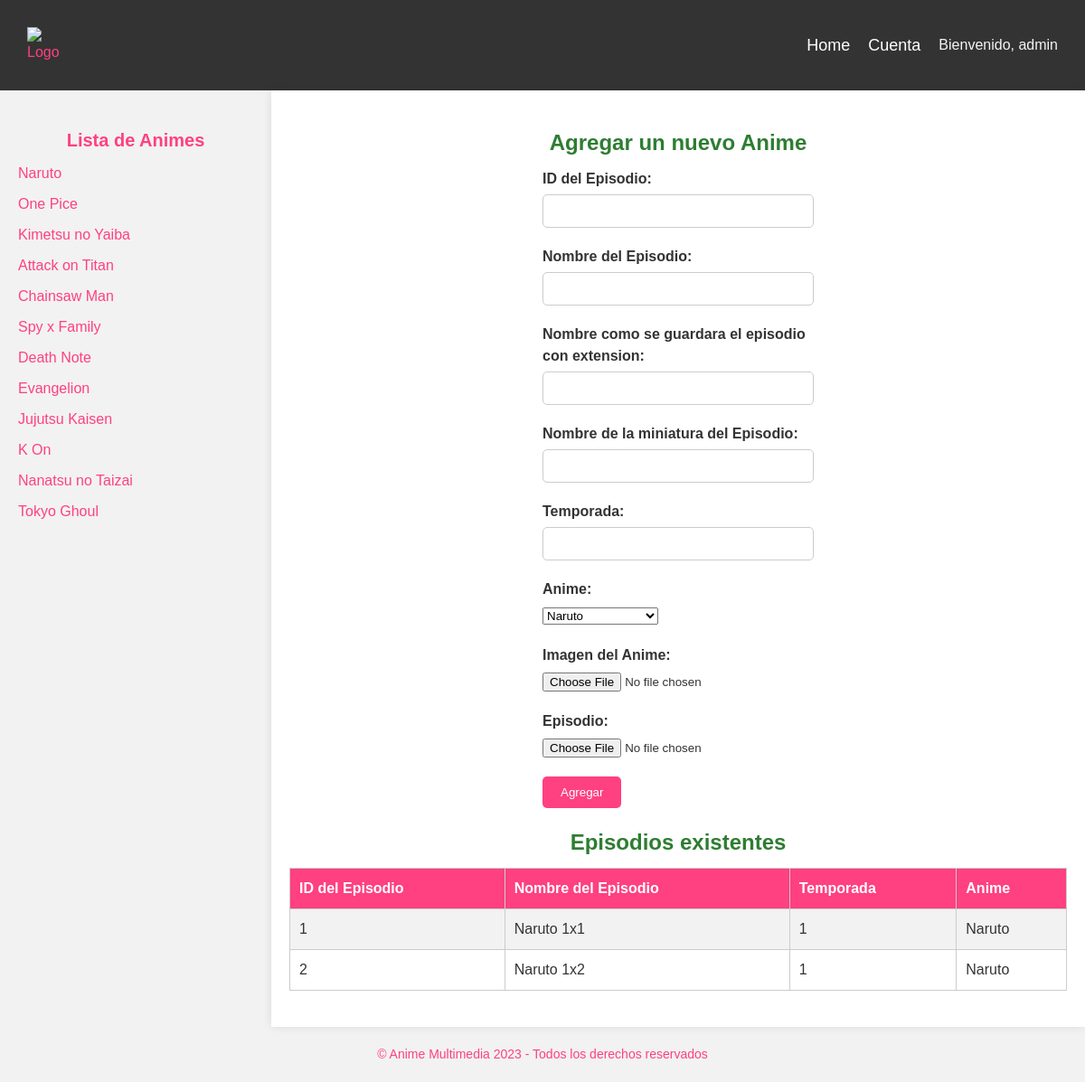
Page /agregar_episodio/ (signed in) on the committed database.
### webapp/models.py (models this page shows, shortened)
class Usuario(AbstractUser):
    foto = models.ImageField(upload_to='fotos/', null=True, blank=True)
    episodio = models.ForeignKey(Episodios, on_delete=models.CASCADE, null=True, blank=True)
    is_superuser = models.BooleanField(default=False)

class Animes(models.Model):
    id_anime = models.AutoField(primary_key=True)
    nombre_anime = models.CharField(max_length=100)
    descripcion_anime = models.CharField(max_length=500, default='no.jpg')
    imagen_anime = models.CharField(max_length=50, default='no.jpg')
    portada_anime = models.CharField(max_length=50, default='no.jpg')

class Episodios(models.Model):
    id_episodio = models.AutoField(primary_key=True)
    nombre_episodio = models.CharField(max_length=100)
    temporada = models.IntegerField(default=0)
    ruta_imagen_episodio = models.CharField(max_length=50, default='no.jpg')
    ruta_episodio = models.CharField(max_length=50, default='no.jpg')
    episodio_anime = models.ForeignKey(Animes, on_delete=models.CASCADE, null=True, blank=True)

### webapp/views.py (the view, shortened to what this page needs)
# urls.py: path('agregar_episodio/', views.agregar_episodio, name= 'agregar_episodio')
@user_passes_test(lambda u: u.is_superuser)  # Verificar si el usuario es un administrador
@login_required  # Requiere que el usuario esté autenticado
def agregar_episodio(request):
    animes = Animes.objects.all()
    episodios = Episodios.objects.all()  # Valor predeterminado para la variable episodios
    return render(request, 'webapp/agregar_episodios.html', {'animes': animes, 'episodios': episodios})

### webapp/context_processors.py (called while the page is built)
def animes(request):
    return {'animes': Animes.objects.all()}

### webapp/templates/webapp/agregar_episodios.html (shortened to what this page needs)
{% extends 'webapp/base.html' %}
{% load static %}
{% block head %}
<link rel="stylesheet" href="{% static 'css/formularios.css' %}">
{% endblock %}
{% block content %}
<section class="agregar-anime">
    <h2>Agregar un nuevo Anime</h2>
    <form method="post" action="{% url 'agregar_episodio' %}" enctype="multipart/form-data">
        <div class="form-group">
            <label for="id_episodio">ID del Episodio:</label>
            <input type="number" name="id_episodio" id="id_episodio" required>
        </div>
        <div class="form-group">
            <label for="nombre_episodio">Nombre del Episodio:</label>
            <input type="text" name="nombre_episodio" id="nombre_episodio" required>
        </div>
        <div class="form-group">
            <label for="nombre_episodio">Nombre como se guardara el episodio con extension:</label>
            <input type="text" name="extension" id="extension" required>
        </div>
        <div class="form-group">
            <label for="nombre_miniatura">Nombre de la miniatura del Episodio:</label>
            <input type="text" name="nombre_miniatura" id="nombre_miniatura" required>
        </div>
        <div class="form-group">
            <label for="temporada">Temporada:</label>
            <input type="number" name="temporada" id="temporada" required>
        </div>
        <div class="form-group">
            <label for="anime">Anime:</label>
            <select name="anime" id="anime" required>
                {% for anime in animes %}
                    <option value="{{ anime.id_anime }}">{{ anime.nombre_anime }}</option>
                {% endfor %}
            </select>
        </div>
        <div class="form-group">
            <label for="imagen_anime">Imagen del Anime:</label>
            <input type="file" name="imagen_anime" id="imagen_anime" required>
        </div>
        <div class="form-group">
            <label for="imagen_episodio">Episodio:</label>
            <input type="file" name="episodio" id="episodio" required>
        </div>
        <button type="submit">Agregar</button>
    </form>
    <h2>Episodios existentes</h2>
    <table>
        <tr>
            <th>ID del Episodio</th>
            <th>Nombre del Episodio</th>
            <th>Temporada</th>
            <th>Anime</th>
        </tr>
        {% for episodio in episodios %}
        <tr>
            <td>{{ episodio.id_episodio }}</td>
            <td>{{ episodio.nombre_episodio }}</td>
            <td>{{ episodio.temporada }}</td>
            <td>{{ episodio.episodio_anime.nombre_anime }}</td>
        </tr>
        {% endfor %}
    </table>
</section>
{% endblock %}

### webapp/templates/webapp/base.html (shortened to what this page needs)
{% load static %}
<!DOCTYPE html>
<html lang="es">
<head>
    <link rel="stylesheet" href="{% static 'css/styles.css' %}">
    {% block head %}
    {% endblock %}
</head>
<body>
<header>
    <nav class="navbar">
        <div class="navbar-container">
            <div class="logo">
                <a href="/"><img src="{% static 'images/Logo.png' %}" alt="Logo"></a>
            </div>
            <ul class="navbar-links" id="navbar-links">
                <li><a href="/" class="nav-link">Home</a></li>
                <li><a href="/cuenta" class="nav-link">Cuenta</a></li>
            </ul>
            <div class="login">
                {% if user.is_authenticated %}
                <p class="nombre_usuario">Bienvenido, {{ user.username }}</p>
                {% else %}
                <a href="/login">Iniciar sesión</a>
                <a href="/register">Registrarse</a>
                {% endif %}
            </div>
        </div>
    </nav>
</header>
<main>
    <div class="container">
        <aside class="sidebar" id="sidebar">
            <h2>Lista de Animes</h2>
            <ul class="sidebar-list">
                {% for anime in animes %}
                <li><a href="{% url 'anime_detail' nombre_anime=anime.nombre_anime %}">{{ anime.nombre_anime }}</a></li>
                {% endfor %}
            </ul>
        </aside>
        <section class="main-content">
            {% block content %}
            {% endblock %}
        </section>
    </div>
</main>
<footer>
    <p>© Anime Multimedia 2023 - Todos los derechos reservados</p>
</footer>
</body>
</html>

### webapp/static/css/styles.css (style rules this page uses)
* { box-sizing: border-box; margin: 0; padding: 0; }
body { font-family: 'Arial', sans-serif; font-size: 16px; line-height: 1.5; color: #333333; background-color: #fff; }
a { color: #ff4081; text-decoration: none; }
ul { list-style: none; }
header { background-color: #333; padding: 20px; box-shadow: 0 0 10px rgba(0, 0, 0, 0.1); }
.navbar { background-color: #333; padding: 10px; position: relative; z-index: 1; }
.navbar-container { display: flex; align-items: center; justify-content: space-between; }
.logo { margin-right: auto; }
.logo img { max-width: 50px; height: auto; }
.navbar-links { display: flex; list-style: none; margin: 0; padding: 0; }
.navbar-links li { margin-left: 20px; }
.navbar-links li:first-child { margin-left: 0; }
.navbar-links a { color: #fff; text-decoration: none; }
.login { margin-left: 20px; }
.nombre_usuario { color: #f8f3f3; }
.nav-link { font-family: 'Verdana', sans-serif; font-size: 18px; color: #ff4081; transition: color 0.3s ease-in-out; }
.container { display: flex; flex-wrap: wrap; }
.sidebar { flex: 0 0 25%; background-color: #f2f2f2; padding: 20px; display: block; }
.sidebar h2 { font-family: 'Verdana', sans-serif; font-size: 20px; margin-bottom: 10px; color: #ff4081; }
.sidebar-list li { margin-bottom: 10px; }
.main-content { flex: 0 0 75%; padding: 20px; background-color: #fff; box-shadow: 0 0 10px rgba(0, 0, 0, 0.1); }
footer { background-color: #f2f2f2; padding: 20px; text-align: center; }
footer p { font-family: 'Verdana', sans-serif; font-size: 14px; color: #ff4081; }

### webapp/static/css/formularios.css (style rules this page uses)
form { width: 300px; margin: 0 auto; }
.form-group { margin-bottom: 20px; }
label { display: block; margin-bottom: 5px; font-weight: bold; }
input[type="text"], input[type="number"] { width: 100%; padding: 10px; border: 1px solid #ccc; border-radius: 5px; box-sizing: border-box; }
button[type="submit"] { display: inline-block; padding: 10px 20px; background-color: #ff4081; color: #fff; border: none; border-radius: 5px; cursor: pointer; transition: background-color 0.3s ease; }

### webapp/templates/webapp/agregar_episodios.html (style rules this page uses)
table { width: 100%; border-collapse: collapse; margin-bottom: 20px; }
th, td { padding: 10px; border: 1px solid #ccc; }
th { background-color: #ff4081; color: #fff; font-weight: bold; text-align: left; }
tr:nth-child(even) { background-color: #f2f2f2; }
h2 { text-align: center; font-size: 24px; color: #2e7d32; margin-top: 20px; margin-bottom: 10px; }

### rows in the picture
Usuario: username "admin"
Animes: nombre_anime "Naruto"
Animes: nombre_anime "One Pice"
Animes: nombre_anime "Kimetsu no Yaiba"
Animes: nombre_anime "Attack on Titan"
Animes: nombre_anime "Chainsaw Man"
Animes: nombre_anime "Spy x Family"
Animes: nombre_anime "Death Note"
Animes: nombre_anime "Evangelion"
Animes: nombre_anime "Jujutsu Kaisen"
Animes: nombre_anime "K On"
Animes: nombre_anime "Nanatsu no Taizai"
Animes: nombre_anime "Tokyo Ghoul"
Episodios: id_episodio "1", nombre_episodio "Naruto 1x1", temporada "1", episodio_anime.nombre_anime "Naruto"
Episodios: id_episodio "2", nombre_episodio "Naruto 1x2", temporada "1", episodio_anime.nombre_anime "Naruto"

### other values in the picture
form field anime "Naruto"
